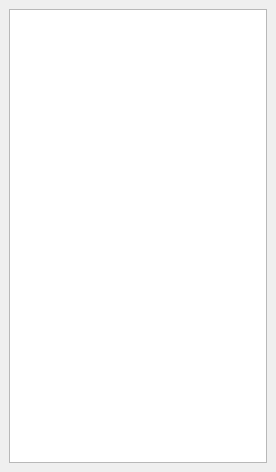
<?xml version="1.0" encoding="UTF-8"?>
<ui version="4.0">
 <class>Scores</class>
 <widget class="QDockWidget" name="Scores">
  <property name="geometry">
   <rect>
    <x>0</x>
    <y>0</y>
    <width>276</width>
    <height>472</height>
   </rect>
  </property>
  <property name="windowTitle">
   <string>Scores</string>
  </property>
  <widget class="QWidget" name="dockWidgetContents">
   <layout class="QHBoxLayout" name="horizontalLayout">
    <item>
     <widget class="QTableWidget" name="tableWidget"/>
    </item>
   </layout>
  </widget>
 </widget>
 <resources/>
 <connections/>
</ui>
